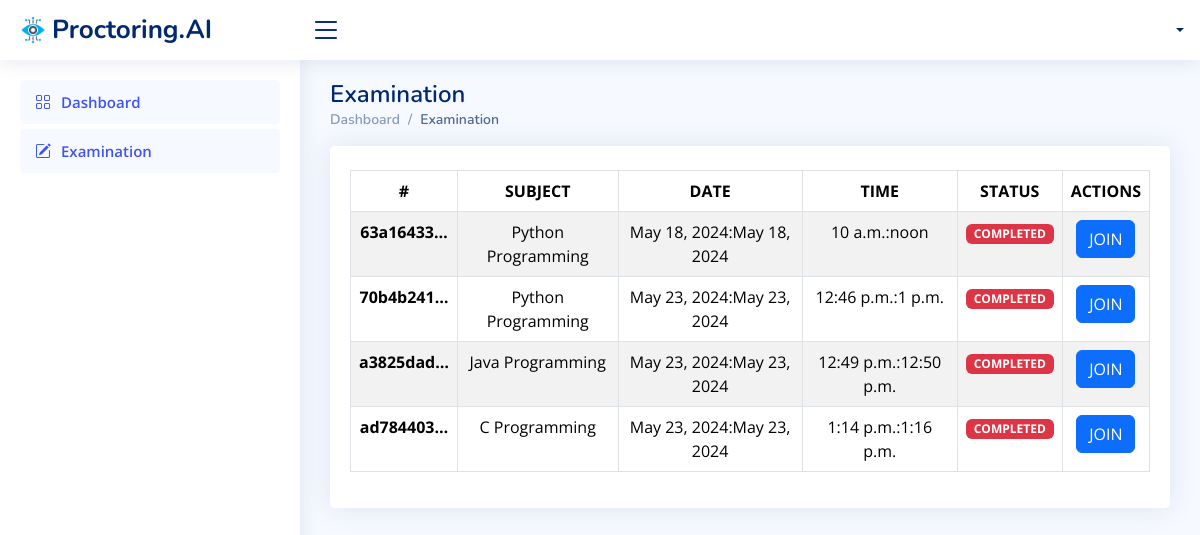
The app's page /student_list_exam/, older data.
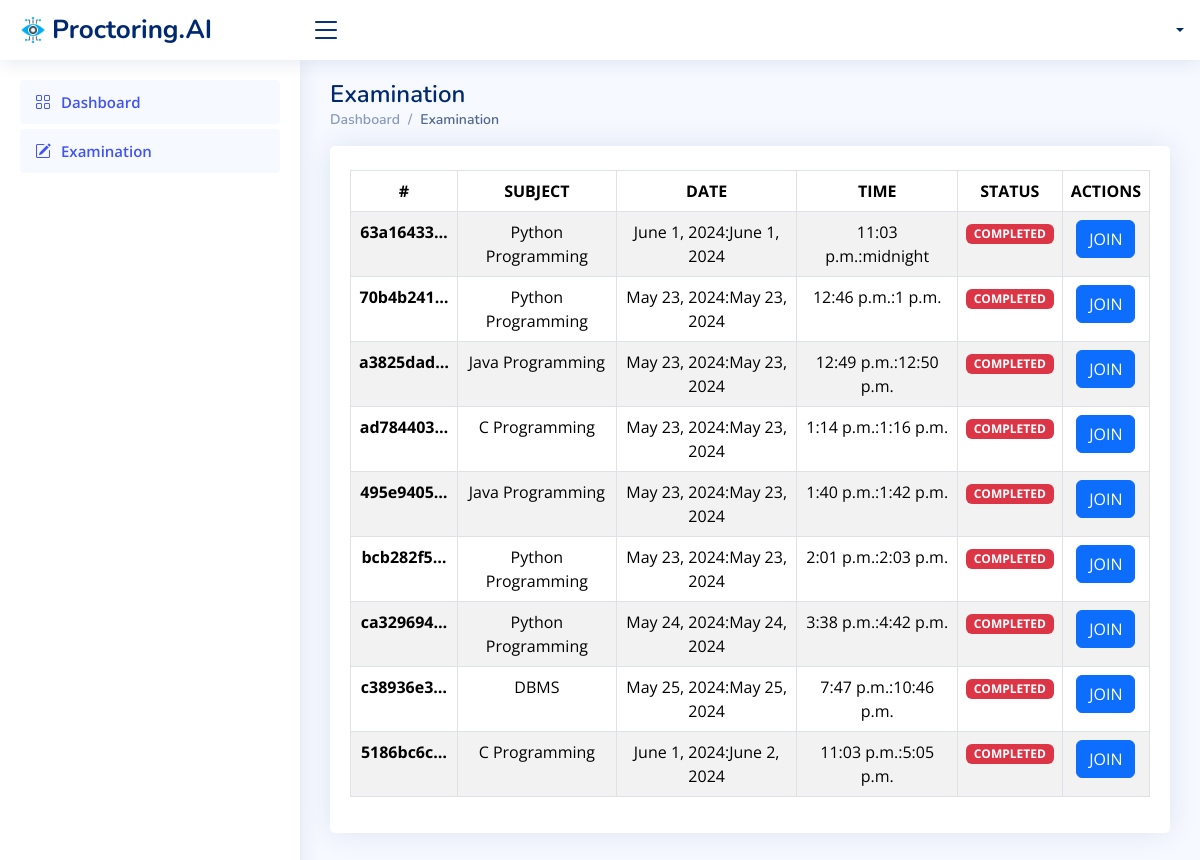
The same page, newer data.
### ProctoringApp/models.py (models this page shows)
class Exam(models.Model):
    id = models.UUIDField(primary_key=True,default=uuid.uuid4, editable=False)
    teacher = models.ForeignKey(User,on_delete=models.CASCADE)
    subject = models.CharField(max_length=100,null=True, blank=True)
    start_date = models.DateField(null=True, blank=True)
    end_date = models.DateField(null=True, blank=True)
    start_time = models.TimeField(null=True, blank=True)
    end_time = models.TimeField(null=True, blank=True)
    status = models.CharField(max_length=10,choices=(('Active','Active'),('In Active','In Active'),('Completed','Completed')),default="In Active")

### Examination/views.py (the view)
# urls.py: path('student_list_exam/',listExamStudentView,name='student-list-exam'),
def listExamStudentView(request):
    update_status()
    exams = Exam.objects.all()
    return render(request, 'Examination/student_list_exam.html',context={'exams':exams})

### ProctoringApp/tasks.py (called while the page is built, shortened)
def update_status():
    now = datetime.now()
    current_date = now.date()
    current_time = now.time()
    for exam in Exam.objects.all():
        if exam.start_date > current_date:
            exam.status = "In Active"

### Examination/templates/Examination/student_list_exam.html
{% extends "student_base.html" %}
{% block content %}
<main id="main" class="main">
    <div class="pagetitle">
        <h1>Examination</h1>
        <nav>
          <ol class="breadcrumb">
            <li class="breadcrumb-item"><a href="{% url "teacher-dashboard" %}">Dashboard</a></li>
            <li class="breadcrumb-item active">Examination</li>
          </ol>
        </nav>
      </div>
      <section class="section">
            <div class="card">
              <div class="card-body pt-4">
                <table class="table table-striped table-bordered text-center">
                  <thead >
                    <tr>
                      <th scope="col">#</th>
                      <th scope="col">SUBJECT</th>
                      <th scope="col">DATE</th>
                      <th scope="col">TIME</th>
                      <th scope="col">STATUS</th>
                      <th scope="col">ACTIONS</th>
                    </tr>
                  </thead>
                  <tbody>
                    {% for exam in exams  %}
                    <tr>
                      <th scope="row">{{exam.id|truncatechars:9}}</th>
                      <td>{{exam.subject}}</td>
                      <td>{{exam.start_date}}:{{exam.end_date}}</td>
                      <td>{{exam.start_time}}:{{exam.end_time}}</td>
                      {% if exam.status == "In Active" %}
                      <td><span class="badge bg-warning text-dark">{{exam.status|upper}}</span></td>
                      <td><a href="{% url "student-list-question" exam.id %}"><button type="button" class="btn btn-primary" >JOIN</button></a></td>
                      {% elif exam.status == "Active"  %}
                      <td><span class="badge bg-success">{{exam.status|upper}}</span></td>
                      <td><a href="{% url "student-list-question" exam.id %}"><button type="button" class="btn btn-primary">JOIN</button></a></td>
                      {% else %}
                      <td><span class="badge bg-danger">{{exam.status|upper}}</span></td>
                      <td><a href="{% url "student-list-question" exam.id %}"><button type="button" class="btn btn-primary" >JOIN</button></a></td>
                      {% endif %}
                    </tr>
                    {% endfor %}
                </tbody>
                </table>
            </div>
            </div>
        </section>
</main>
{% endblock content %}

### Users/templates/student_base.html (shortened to what this page needs)
{% load static %}
<!DOCTYPE html>
<html lang="en">
<head>
  <link href="{% static "assets/vendor/bootstrap/css/bootstrap.min.css" %}" rel="stylesheet">
  <link href="{% static "assets/vendor/bootstrap-icons/bootstrap-icons.css" %}" rel="stylesheet">
  <link href="{% static "assets/vendor/boxicons/css/boxicons.min.css" %}" rel="stylesheet">
  <link href="{% static "assets/vendor/quill/quill.snow.css" %}" rel="stylesheet">
  <link href="{% static "assets/vendor/quill/quill.bubble.css" %}" rel="stylesheet">
  <link href="{% static "assets/vendor/remixicon/remixicon.css" %}" rel="stylesheet">
  <link href="{% static "assets/vendor/simple-datatables/style.css" %}" rel="stylesheet">
  <link href="{% static "assets/css/style.css" %}" rel="stylesheet">
</head>
<body>
  <header id="header" class="header fixed-top d-flex align-items-center">
    <div class="d-flex align-items-center justify-content-between">
      <a href="{% url "student-dashboard" %}" class="logo d-flex align-items-center">
        <img src="{% static "assets/img/logo.png" %}" alt="">
        <span class="d-none d-lg-block">Proctoring.AI</span>
      </a>
      <i class="bi bi-list toggle-sidebar-btn"></i>
    </div>
    <nav class="header-nav ms-auto">
      <ul class="d-flex align-items-center">
        <li class="nav-item dropdown pe-3">
          <a class="nav-link nav-profile d-flex align-items-center pe-0" href="#" data-bs-toggle="dropdown">
            <span class="d-none d-md-block dropdown-toggle ps-2">{{request.user.full_name}}</span>
          </a>
        </li>
      </ul>
    </nav>
  </header>
  <aside id="sidebar" class="sidebar">
    <ul class="sidebar-nav" id="sidebar-nav">
      <li class="nav-item">
        <a class="nav-link " href="index.html">
          <i class="bi bi-grid"></i>
          <span>Dashboard</span>
        </a>
      </li>
      <li class="nav-item">
        <a class="nav-link " href="{% url "student-list-exam" %}">
          <i class="bi bi-pencil-square"></i>
          <span>Examination</span>
        </a>
      </li>
    </ul>
  </aside>
{% block content %}
{% endblock content %}
</body>
</html>

### Users/static/assets/css/style.css (style rules this page uses)
:root { scroll-behavior: smooth; }
body { font-family: "Open Sans", sans-serif; background: #f6f9ff; color: #444444; }
a { color: #4154f1; text-decoration: none; }
h1, h2, h3, h4, h5, h6 { font-family: "Nunito", sans-serif; }
#main { margin-top: 60px; padding: 20px 30px; transition: all 0.3s; }
.pagetitle { margin-bottom: 10px; }
.pagetitle h1 { font-size: 24px; margin-bottom: 0; font-weight: 600; color: #012970; }
.card { margin-bottom: 30px; border: none; border-radius: 5px; box-shadow: 0px 0 30px rgba(1, 41, 112, 0.1); }
.card-body { padding: 0 20px 20px 20px; }
.breadcrumb { font-size: 14px; font-family: "Nunito", sans-serif; color: #899bbd; font-weight: 600; }
.breadcrumb a { color: #899bbd; transition: 0.3s; }
.breadcrumb .breadcrumb-item::before { color: #899bbd; }
.breadcrumb .active { color: #51678f; font-weight: 600; }
.logo { line-height: 1; }
@media (min-width: 1200px) { .logo { width: 280px; } }
.logo img { max-height: 26px; margin-right: 6px; }
.logo span { font-size: 26px; font-weight: 700; color: #012970; font-family: "Nunito", sans-serif; }
.header { transition: all 0.5s; z-index: 997; height: 60px; box-shadow: 0px 2px 20px rgba(1, 41, 112, 0.1); background-color: #fff; padding-left: 20px; }
.header .toggle-sidebar-btn { font-size: 32px; padding-left: 10px; cursor: pointer; color: #012970; }
.header-nav ul { list-style: none; }
.header-nav>ul { margin: 0; padding: 0; }
.header-nav .nav-profile { color: #012970; }
.header-nav .nav-profile span { font-size: 14px; font-weight: 600; }
.sidebar { position: fixed; top: 60px; left: 0; bottom: 0; width: 300px; z-index: 996; transition: all 0.3s; padding: 20px; overflow-y: auto; scrollbar-width: thin; scrollbar-color: #aab7cf transparent; box-shadow: 0px 0px 20px rgba(1, 41, 112, 0.1); background-color: #fff; }
@media (min-width: 1200px) { #main, #footer { margin-left: 300px; } }
.sidebar-nav { padding: 0; margin: 0; list-style: none; }
.sidebar-nav li { padding: 0; margin: 0; list-style: none; }
.sidebar-nav .nav-item { margin-bottom: 5px; }
.sidebar-nav .nav-link { display: flex; align-items: center; font-size: 15px; font-weight: 600; color: #4154f1; transition: 0.3; background: #f6f9ff; padding: 10px 15px; border-radius: 4px; }
.sidebar-nav .nav-link i { font-size: 16px; margin-right: 10px; color: #4154f1; }

Row changes from the older to the newer data that the page shows:
changed Exam: start_date "May 18, 2024" → "June 1, 2024"; end_date "May 18, 2024" → "June 1, 2024"; start_time "10 a.m." → "11:03 p.m."; end_time "noon" → "midnight"
added Exam: id "495e9405…", subject "Java Programming", start_date "May 23, 2024", end_date "May 23, 2024", start_time "1:40 p.m.", end_time "1:42 p.m.", status "COMPLETED"
added Exam: id "bcb282f5…", subject "Python Programming", start_date "May 23, 2024", end_date "May 23, 2024", start_time "2:01 p.m.", end_time "2:03 p.m.", status "COMPLETED"
added Exam: id "ca329694…", subject "Python Programming", start_date "May 24, 2024", end_date "May 24, 2024", start_time "3:38 p.m.", end_time "4:42 p.m.", status "COMPLETED"
added Exam: id "c38936e3…", subject "DBMS", start_date "May 25, 2024", end_date "May 25, 2024", start_time "7:47 p.m.", end_time "10:46 p.m.", status "COMPLETED"
added Exam: id "5186bc6c…", subject "C Programming", start_date "June 1, 2024", end_date "June 2, 2024", start_time "11:03 p.m.", end_time "5:05 p.m.", status "COMPLETED"
